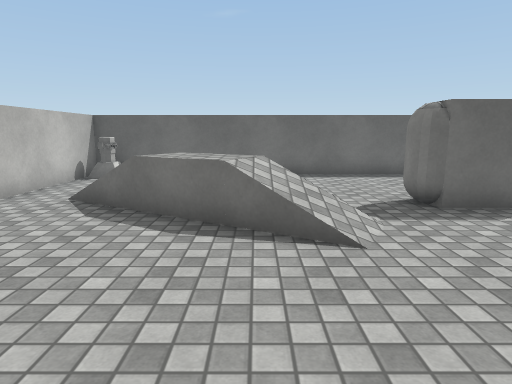
[1] (above)

16 first-person views from a walk through a scene from a Unity 3-D project. The camera is 1.4 m above the floor, tilts 10° down and sees 75° across. The floor is counted in squares, 1 m on a side. Each view is taken from the middle of a square. On the plan, view 1 faces up. The plan holds only what a view shows up to about 15 squares ahead; the rest is blank. The player character is not drawn. Surface patterns are stand-ins for the level's own textures.

[2]
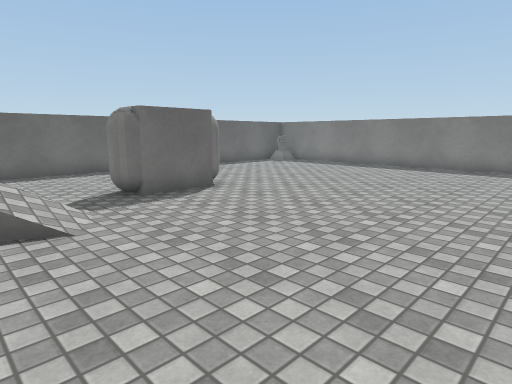

[3]
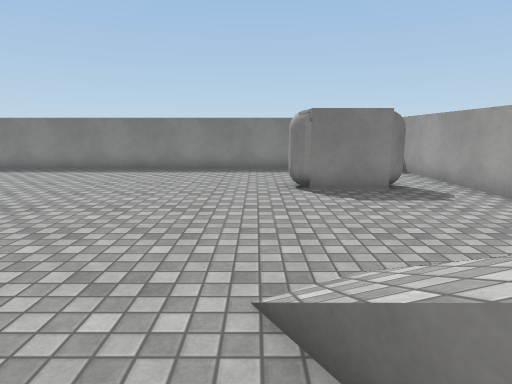

[4]
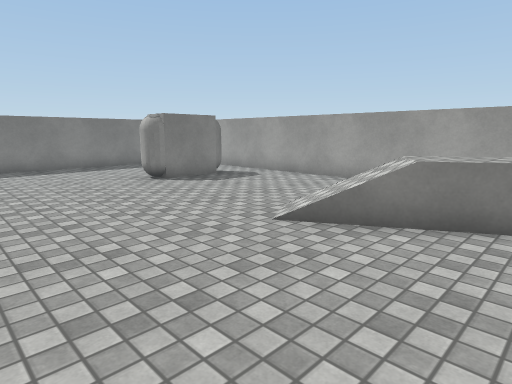

[5]
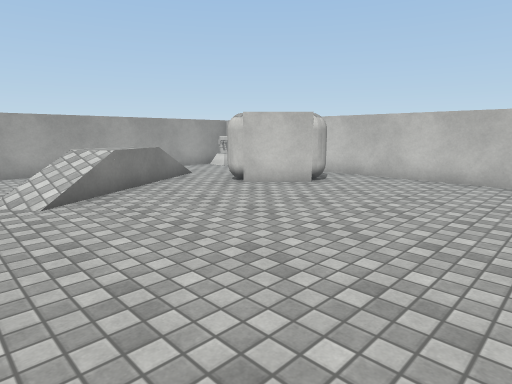

[6]
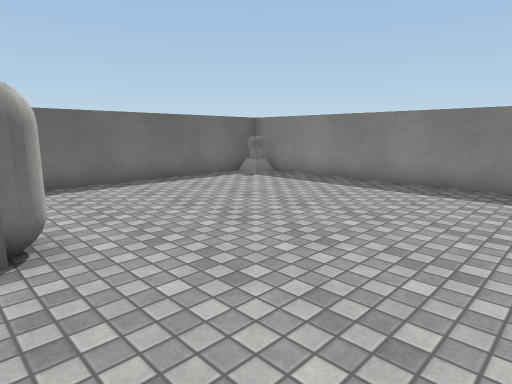

[7]
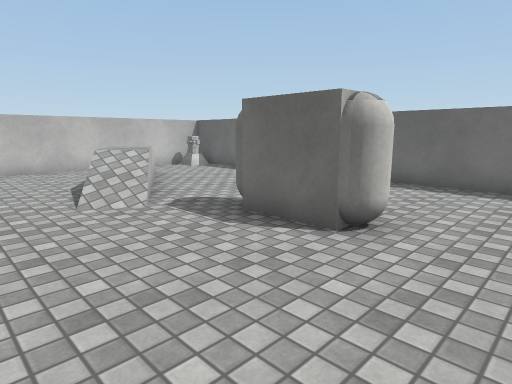

[8]
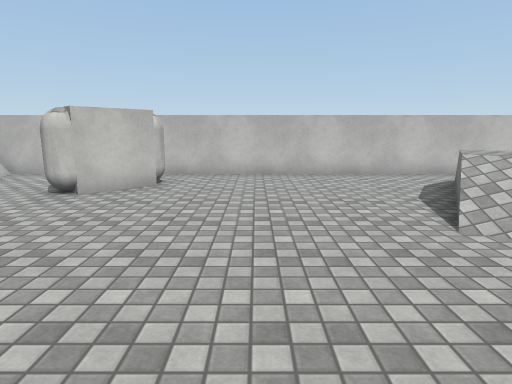

[9]
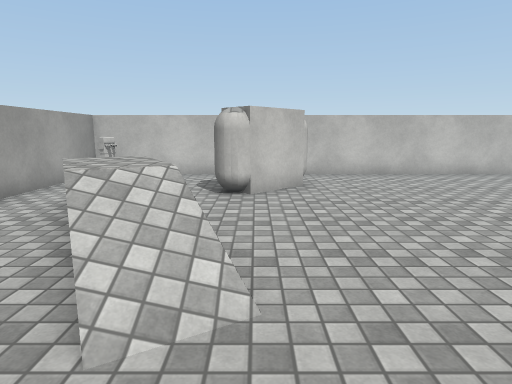

[10]
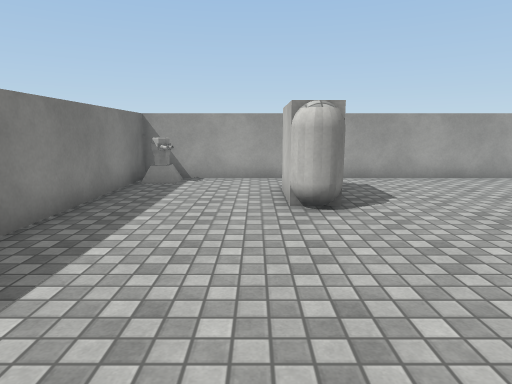

[11]
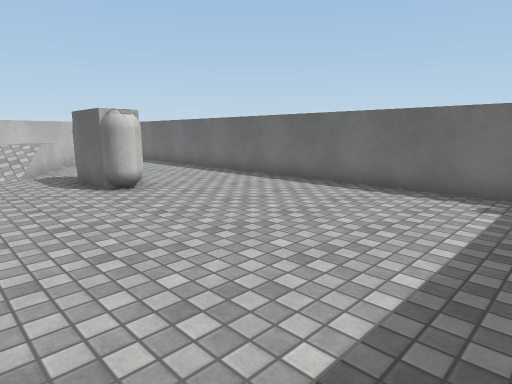

[12]
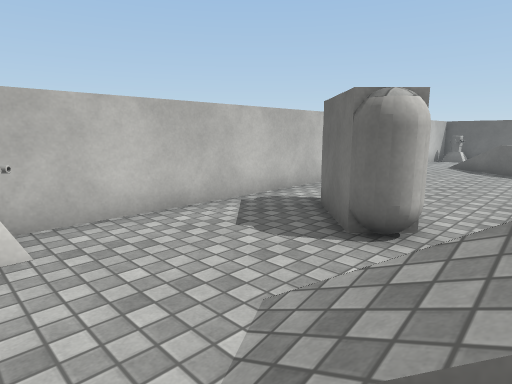

[13]
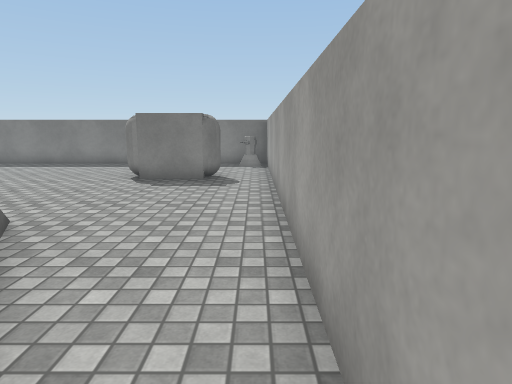

[14]
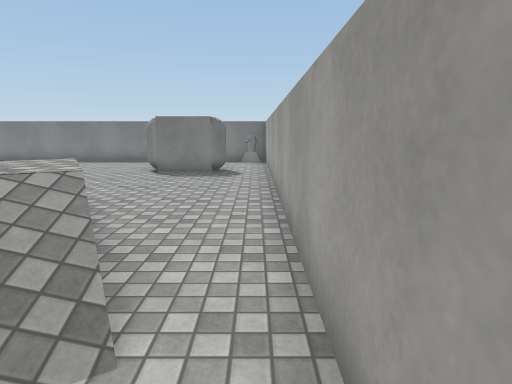

[15]
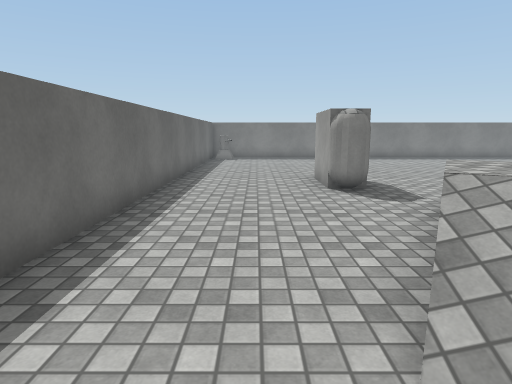

[16]
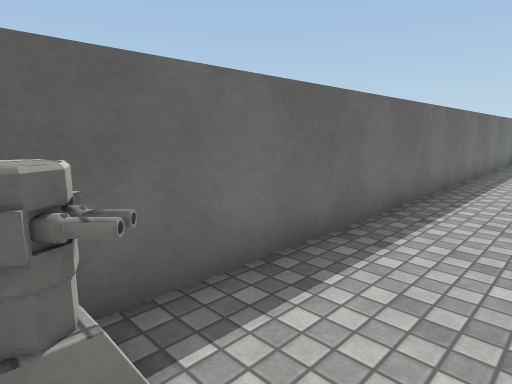

### Floor plan
Key: @ floor where view 1 was taken; # wall or solid block; . floor; / step, stairs or slope; = window, fence, low wall or low ledge; v drop or lower ground; B block; O other object.
Columns run from 6 left of view 1 to 15 right of it. Each row starts with its distance up from view 1.
 12 ######################
 11 ###................ ##
 10 ##.................. #
  9 #....................#
  8 #....................#
  7 #..OO#...OOOO........#
  6 #..== B=.OOOO........#
  5 #.....OO.............#
  4 #....................#
  3 #....................#
  2 #....................#
  1 #....................#
  0 #.....@..............#
 -1 #....................#
 -2 #.OO.................#
 -3 #..OO..../...........#
 -4 #...O...OO/.....O....#
 -5 #.....vOB=.....OO....#
 -6 #....//#.......OO....#
 -7 ##.../..........O... #
 -8 ## ................###
 -9 ######################

Positions as (right, up) in squares from view 1, and headings:
1: (0, 0), facing up
2: (0, -1), facing up-right
3: (1, -3), facing right
4: (0, 1), facing down-right
5: (5, 4), facing down-left
6: (5, 2), facing up-right
7: (8, 2), facing up-left
8: (6, 1), facing left
9: (6, -3), facing left
10: (11, 2), facing down
11: (14, 3), facing up-left
12: (0, -8), facing up-left
13: (-1, -8), facing right
14: (-3, -8), facing right
15: (-5, 9), facing right
16: (-5, 9), facing up-right
